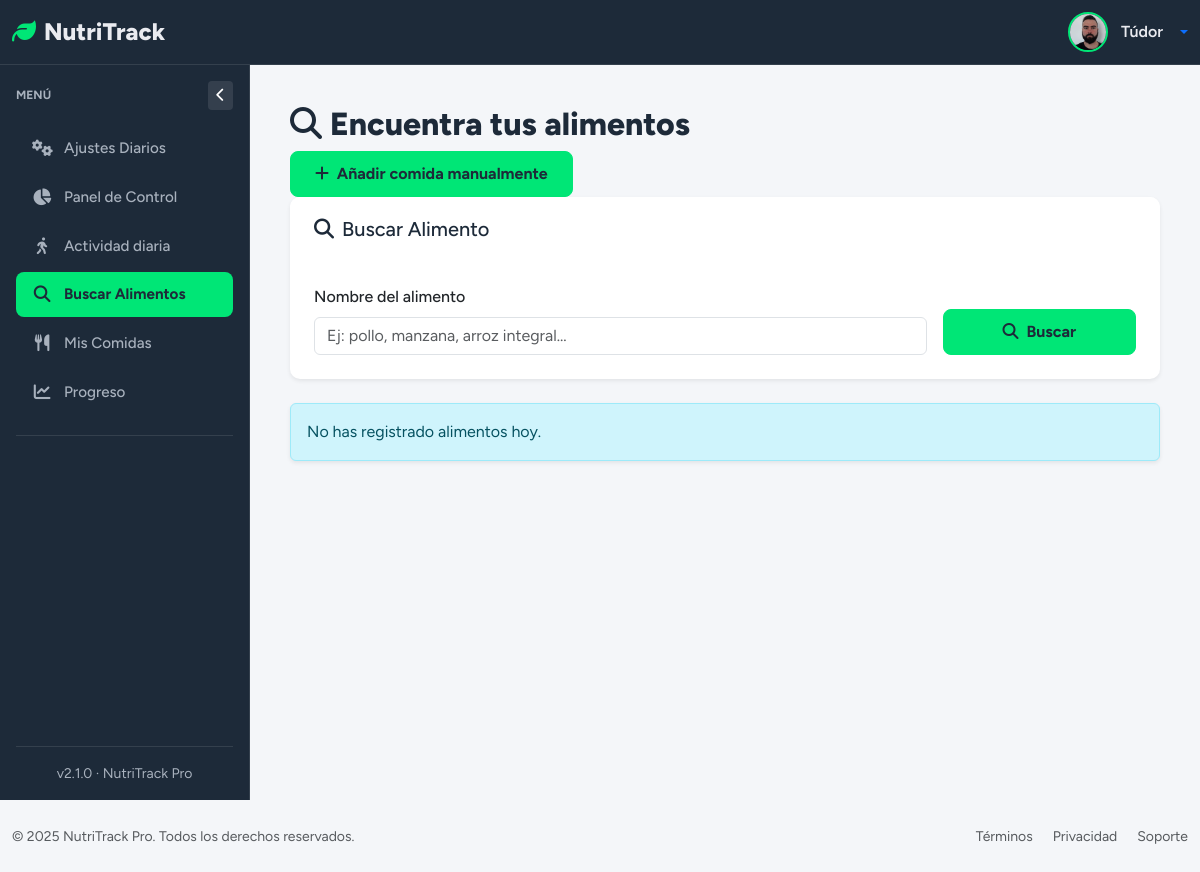
/search_food (signed in), run on an earlier commit of the app's database.
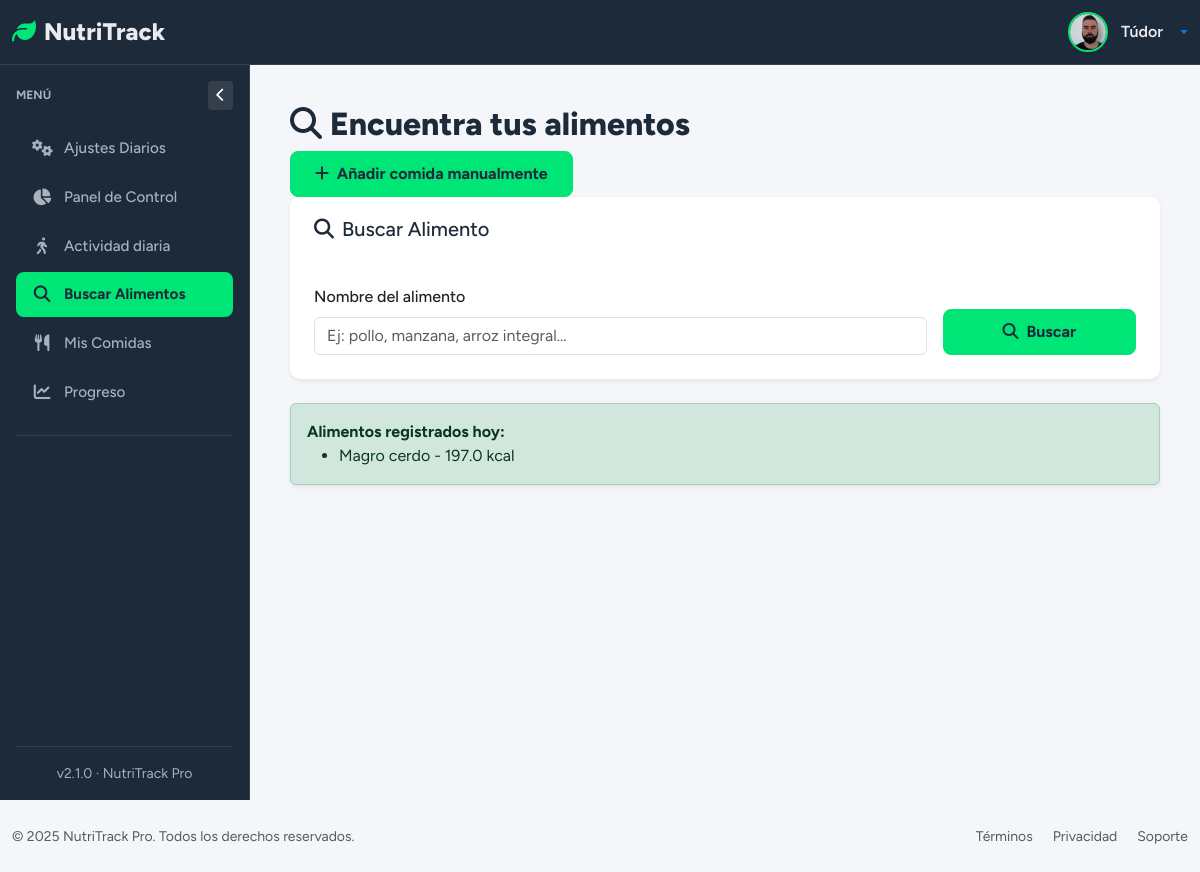
And on a later commit of the database.
### tables this page shows
CREATE TABLE "food_entries" (
	"id"	INTEGER,
	"user_id"	INTEGER NOT NULL,
	"food_name"	TEXT NOT NULL,
	"calories"	REAL,
	"proteins"	REAL,
	"fats"	REAL,
	"carbs"	REAL,
	"date"	TIMESTAMP DEFAULT CURRENT_TIMESTAMP,
	"created_at"	TEXT,
	PRIMARY KEY("id" AUTOINCREMENT),
	FOREIGN KEY("user_id") REFERENCES "loggin"("id")
);

### app/controllers/SearchFoodController.py (the view, shortened to what this page needs)
@app.route('/search_food')
@login_required
def search_food():
    query = request.args.get('query', '').strip()
    today_foods = get_food_entries_for_date(current_user.id, date.today())
    if not query:
        return render_template(
            "SearchFood/FoodResults.html",
            alimentos=[],
            query="",
            today_foods=today_foods
        )

### app/__init__.py (called while the page is built)
@login_manager.user_loader
def load_user(user_id):
    return User.get_by_id(user_id)

@app.after_request
def add_security_headers(response):
    response.headers['Cache-Control'] = 'no-cache, no-store, must-revalidate, max-age=0'
    response.headers['Pragma'] = 'no-cache'
    response.headers['Expires'] = '0'
    response.headers['X-Content-Type-Options'] = 'nosniff'
    return response

### app/conexion.py (called while the page is built)
@contextmanager
def get_db_connection():
    conn = sqlite3.connect(DATABASE)
    conn.row_factory = sqlite3.Row  # Esto permite acceso como diccionario
    try:
        yield conn
    finally:
        conn.close()

@contextmanager
def get_db_cursor():
    with get_db_connection() as conn:
        cursor = conn.cursor()
        try:
            yield cursor
            conn.commit()
        except:
            conn.rollback()
            raise

### app/controllers/UsersController.py (called while the page is built)
@app.context_processor
def inject_prefs():
    if current_user.is_authenticated:
        prefs = get_user_preferences(current_user.id)  # función que recupera las prefs
        return dict(prefs=prefs)
    return dict(prefs=None)

### app/templates/SearchFood/FoodResults.html (shortened to what this page needs)
{% extends "base.html" %}
{% block section %}
<div class="page-header">
  <h1 class="page-title">
    <i class="fas fa-search me-2"></i>Encuentra tus alimentos
  </h1>
  <a href="{{ url_for('agregar_comida_route') }}" class="btn btn-primary">
    <i class="fas fa-plus me-1"></i> Añadir comida manualmente
</a>
</div>
<div class="card border-0 shadow-sm mb-4">
    <div class="card-header bg-white border-0">
      <h5 class="mb-0">
        <i class="fas fa-search me-2"></i>Buscar Alimento
      </h5>
    </div>
    <div class="card-body">
      <form method="GET" action="{{ url_for('search_food') }}" class="row g-3">
        <div class="col-md-9">
          <label for="query" class="form-label fw-medium">Nombre del alimento</label>
          <input
            type="text"
            class="form-control"
            name="query"
            id="query"
            placeholder="Ej: pollo, manzana, arroz integral..."
            required
          >
        </div>
        <div class="col-md-3 d-flex align-items-end">
          <button type="submit" class="btn btn-primary w-100">
            <i class="fas fa-search me-2"></i>Buscar
          </button>
        </div>
      </form>
    </div>
</div>
{% if today_foods %}
<div class="alert alert-success shadow-sm">
    <strong>Alimentos registrados hoy:</strong>
    <ul class="mb-0">
        {% for food in today_foods %}
            <li>{{ food.nombre }} - {{ food.calorias }} kcal</li>
        {% endfor %}
    </ul>
</div>
{% else %}
<div class="alert alert-info shadow-sm">
    No has registrado alimentos hoy.
</div>
{% endif %}
{% endblock %}

What changed in the data, as far as the page shows it:
added food_entries: nombre "Magro cerdo", calorias "197.0"
Also different on the page:
text no longer shown: "No has registrado alimentos hoy."
text now shown: "Alimentos registrados hoy:"
